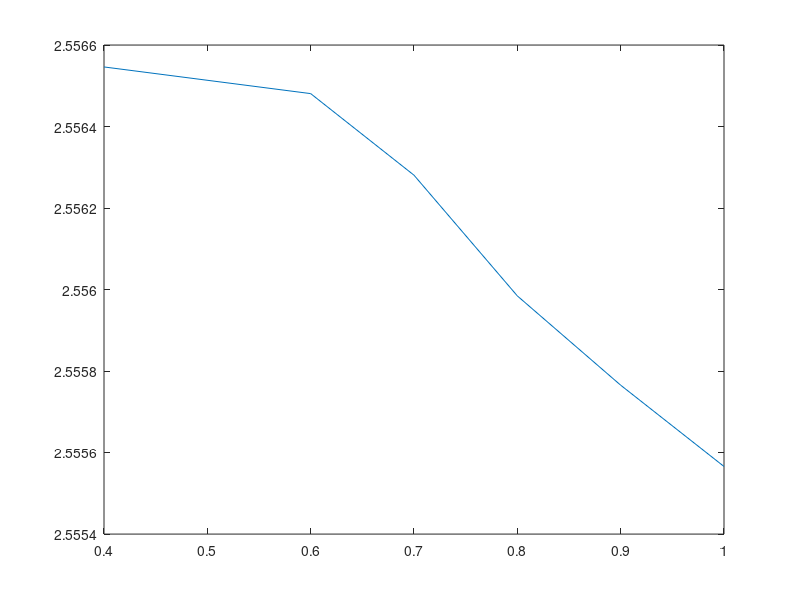
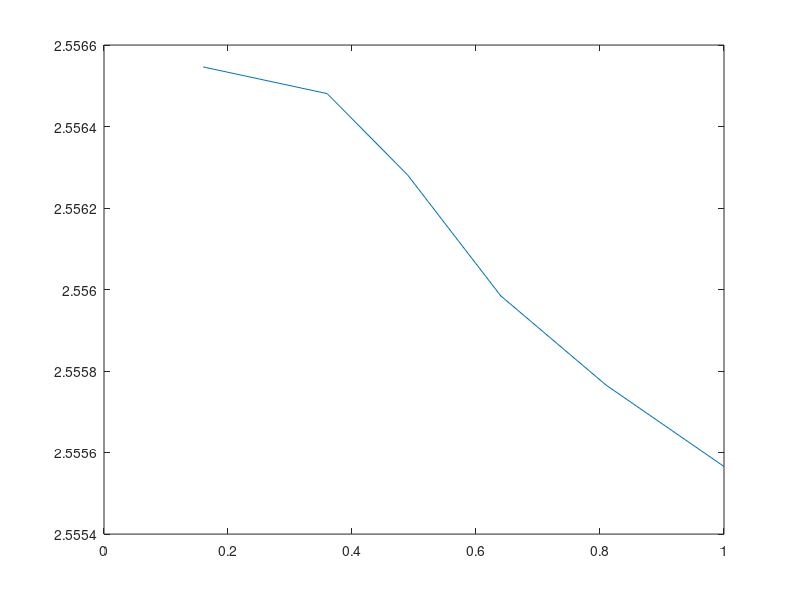
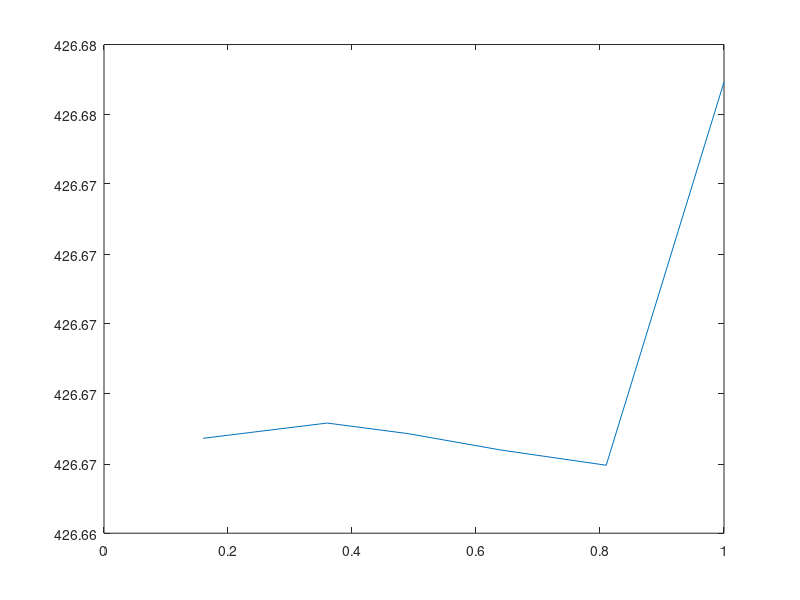

The MATLAB source for these figures, in order:


%%Cantilever beam
%nu = 0
%P = 1

comp = [2.5600000000697460, 2.5600189969454590, 2.5600203279323157,2.5600226864360502,2.5600250765165287,2.5600390592901232];
h = [1, 0.9, 0.8,0.7,0.6,0.4];

plot(h,comp)
plot(h.^2,comp)

%nu = 0.2
%P = 1
comp = [2.5555659499335412, 2.5557654677873032,  2.5559844860905399,2.5562805256401897, 2.5564808817692488,2.5565462659927922];
h = [1, 0.9, 0.8,0.7,0.6,0.4];
figure(1)
plot(h,comp)


figure(2)
plot(h.^2,comp)

%nu = 0
%P = 2
comp = [ 10.240081311729263, 23.040182950835685, 40.960325246917051];
P = [2, 3, 4];

%%Fixed-Fixed beam
%nu = 0
%P = 10

d = [3.9999999999995373, 3.9849039211038866,3.9872227400231548,3.9905056701093806, 4.0000125000368882,4.0000032923102848]
comp = [426.67694843297664, 426.66595215804972,  426.66638572807477, 426.66687629424723,426.66716130129214,426.66675924150110];
h = [1, 0.9, 0.8,0.7,0.6,0.4];

%plot(h,comp)
figure(3)
plot(h.^2,comp)

%nu = 0.2
%P = 10

d = [3.9813277160130625, 3.9693703696464500, 3.9726229664875845,3.9771875546120938,  3.9875822628078677,3.9883940043291095]
comp = [424.16351057491335,424.33252323599737,  424.45882114674038,  424.63271519476751, 424.75509560975183, 424.82212845084257];
h = [1, 0.9, 0.8,0.7,0.6,0.4];

%Eigenmodes

om = [ 37.460828519593946,        93.644812207795042,        93.644812210471770,        149.78522327546958]
ans = [37.138, 92.975, 92.975, 148.046]

om01 = [4.1881017477949429        10.085087830977944        10.085087831056128        16.744826944877889]
ans01 = [3.717,9.307,717,9.307,14.823]
